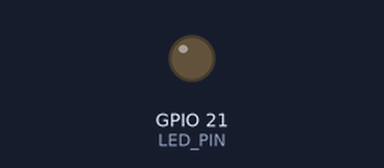
A sketch run on a simulated ESP32. On the bench: output pins drawn as LEDs (lit = HIGH).

Above: at 0.0 s.
At 39.75 s:
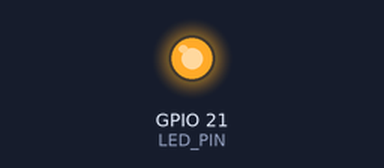
Timing chart, 0 to 40.0 s (numbered marks = the images above):
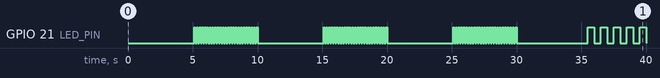

Measured:
- by itself, GPIO 21 (LED_PIN): repeats every 10.0 s: HIGH 0.10 s, LOW 5.1 s, 24 × (HIGH 0.10 s, LOW 0.10 s)

The sketch:

blink.ino
```cpp
#include <Arduino.h>
#include <Ticker.h>

// attach a LED to pPIO 21
#define LED_PIN 21

Ticker blinker;
Ticker toggler;
Ticker changer;
float blinkerPace = 0.1;      // seconds
const float togglePeriod = 5; // seconds

void change()
{
  blinkerPace = 0.5;
}

void blink()
{
  digitalWrite(LED_PIN, !digitalRead(LED_PIN));
}

void toggle()
{
  static bool isBlinking = false;
  if (isBlinking)
  {
    blinker.detach();
    isBlinking = false;
  }
  else
  {
    blinker.attach(blinkerPace, blink);
    isBlinking = true;
  }
  digitalWrite(LED_PIN, LOW); // make sure LED on on after toggling (pin LOW = led ON)
}

void setup()
{
  pinMode(LED_PIN, OUTPUT);
  toggler.attach(togglePeriod, toggle);
  changer.once(30, change);
}

void loop()
{
}
```
